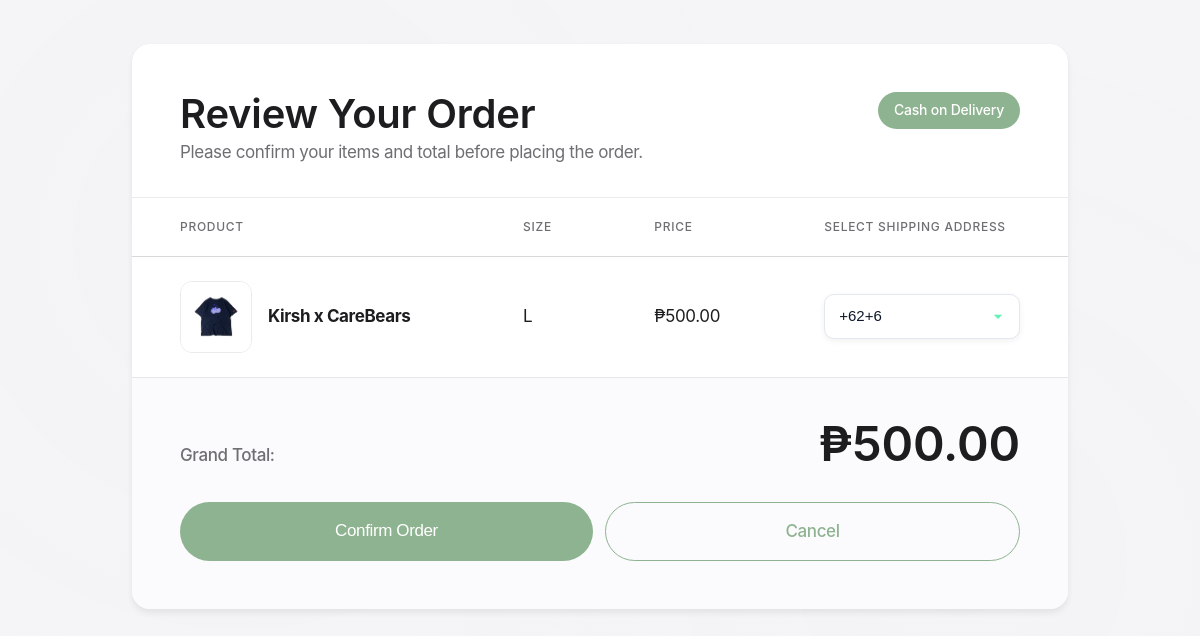
/checkout_review.php (signed in), run on the app's committed database.
### tables this page shows
CREATE TABLE `cart` (
  `id` int(11) NOT NULL,
  `user_id` int(11) NOT NULL,
  `product_id` int(11) NOT NULL,
  `quantity` int(11) DEFAULT 1,
  `size` varchar(10) DEFAULT NULL,
  `added_at` timestamp NOT NULL DEFAULT current_timestamp()
);

CREATE TABLE `inventory` (
  `id` int(11) NOT NULL,
  `name` varchar(255) NOT NULL,
  `image` varchar(255) NOT NULL,
  `category` varchar(255) NOT NULL,
  `size` varchar(3) NOT NULL,
  `price` int(12) NOT NULL
);

CREATE TABLE `users` (
  `id` int(12) NOT NULL,
  `Full_name` varchar(25) NOT NULL,
  `E_mail` varchar(25) NOT NULL,
  `Pass` varchar(255) NOT NULL,
  `F_name` varchar(255) NOT NULL,
  `L_name` varchar(255) NOT NULL,
  `number` varchar(16) NOT NULL,
  `birth_date` date DEFAULT NULL,
  `address` varchar(255) DEFAULT NULL,
  `address2` varchar(255) DEFAULT NULL,
  `address3` varchar(255) DEFAULT NULL,
  `country` varchar(255) NOT NULL
);

### checkout_review.php (the view, shortened to what this page needs)
<?php
include("db.php");
$user_id = $_SESSION['user_id'];
$stmtAddr = $conn->prepare("SELECT address, address2, address3 FROM users WHERE id=?");
$stmtAddr->bind_param("i", $user_id);
$stmtAddr->execute();
$userAddresses = $stmtAddr->get_result()->fetch_assoc();
$stmtCart = $conn->prepare("
    SELECT c.id AS cart_id, i.id AS product_id, i.name, i.size, i.price, i.image, c.quantity
    FROM cart c
    JOIN inventory i ON c.product_id = i.id
    WHERE c.user_id = ?
");
$stmtCart->bind_param("i", $user_id);
$stmtCart->execute();
$selectedItems = $stmtCart->get_result()->fetch_all(MYSQLI_ASSOC);
$grandTotal = array_reduce($selectedItems, function($carry, $item) {
    return $carry + ($item['price'] * $item['quantity']);
}, 0.0);
?>
<!DOCTYPE html>
<html lang="en">
<head>
<link rel="stylesheet" href="checkout.css">
</head>
<body>
<div class="review-container">
  <div class="review-card">
    <div class="review-header">
      <div>
        <h1>Review Your Order</h1>
        <p class="review-subtitle">Please confirm your items and total before placing the order.</p>
      </div>
      <span class="review-badge">Cash on Delivery</span>
    </div>
    <form method="POST">
      <div class="review-table-wrap">
        <table class="data-table">
          <thead>
            <tr>
              <th>Product</th>
              <th>Size</th>
              <th>Price</th>
              <th>Select Shipping Address</th>
            </tr>
          </thead>
          <tbody>
            <?php foreach ($selectedItems as $item): ?>
            <tr>
              <td>
                <div class="product-cell">
                  <img src="<?= htmlspecialchars($item['image']) ?>" alt="<?= htmlspecialchars($item['name']) ?>" class="product-thumb">
                  <div><strong><?= htmlspecialchars($item['name']) ?></strong></div>
                </div>
              </td>
              <td><?= htmlspecialchars($item['size']) ?></td>
              <td>₱<?= number_format($item['price'],2) ?></td>
              <td>
                <div class="select-wrapper">
                  <select name="shipping_address" id="shipping_address" class="styled-select" required>
                    <?php foreach (['address','address2','address3'] as $key): ?>
                      <?php if (!empty($userAddresses[$key])): ?>
                        <option value="<?= htmlspecialchars($userAddresses[$key]) ?>">
                          <?= htmlspecialchars($userAddresses[$key]) ?>
                        </option>
                      <?php endif; ?>
                    <?php endforeach; ?>
                  </select>
                </div>
              </td>
            </tr>
            <?php endforeach; ?>
          </tbody>
        </table>
      </div>
      <div class="review-footer">
        <div class="review-total">
          <span class="label">Grand Total:</span>
          <span>₱<?= number_format($grandTotal,2) ?></span>
        </div>
        <div class="review-actions">
          <button type="submit" name="confirm_order" class="btn btn-primary" onclick="return confirm('Are you sure you want to place this order?');">Confirm Order</button>
          <a href="userDashboard.php" class="btn btn-secondary">Cancel</a>
        </div>
      </div>
    </form>
  </div>
</div>
</body>
</html>

### checkout.css (style rules this page uses)
* { margin: 0; padding: 0; box-sizing: border-box; }
:root { --select-bg: #ffffff; --select-border: #e2e8f0; --select-text: #0f172a; --accent: #63f1b3; --shadow: rgba(2, 6, 23, 0.06); }
.select-wrapper { max-width: 420px; width: 100%; }
.styled-select { -webkit-appearance: none; -moz-appearance: none; appearance: none; width: 100%; box-sizing: border-box; padding: 12px 44px 12px 14px; font-size: 15px; line-height: 1.25; color: var(--select-text); background-size: 18px; border: 1px solid var(--select-border); border-radius: 10px; box-shadow: 0 2px 6px var(--shadow); transition: border-color 0.15s ease, box-shadow 0.15s ease, transform 0.06s ease; cursor: pointer; }
body { font-family: -apple-system, BlinkMacSystemFont, "SF Pro Display", "SF Pro Text", sans-serif; background: #f5f5f7; min-height: 100vh; padding: 0; position: relative; overflow-x: hidden; color: #1d1d1f; line-height: 1.47059; font-weight: 400; letter-spacing: -0.022em; }
body::before { content: ""; position: fixed; top: 0; left: 0; right: 0; bottom: 0; background: radial-gradient( circle at 20% 30%, rgba(142, 179, 144, 0.02) 0%, transparent 50% ), radial-gradient( circle at 80% 70%, rgba(167, 196, 168, 0.02) 0%, transparent 50% ); pointer-events: none; }
.review-container { max-width: 980px; margin: 0 auto; padding: 44px 22px 88px; position: relative; }
.review-card { background: #ffffff; border-radius: 18px; overflow: hidden; box-shadow: 0 4px 6px rgba(0, 0, 0, 0.07), 0 0 1px rgba(0, 0, 0, 0.08); }
.review-header { padding: 48px 48px 32px; border-bottom: 0.5px solid rgba(0, 0, 0, 0.08); display: flex; justify-content: space-between; align-items: flex-start; gap: 24px; }
.review-header h1 { font-size: 40px; font-weight: 600; letter-spacing: -0.005em; color: #1d1d1f; margin-bottom: 4px; line-height: 1.1; }
.review-subtitle { font-size: 17px; color: #6e6e73; font-weight: 400; letter-spacing: -0.022em; line-height: 1.47059; }
.review-badge { background: #8eb390; padding: 8px 16px; border-radius: 980px; font-weight: 500; font-size: 14px; color: #ffffff; letter-spacing: -0.016em; white-space: nowrap; }
.review-table-wrap { padding: 0; }
.data-table { width: 100%; border-collapse: collapse; background: transparent; }
.data-table thead { background: transparent; }
.data-table thead th { padding: 20px 48px; text-align: left; font-weight: 500; font-size: 12px; text-transform: uppercase; letter-spacing: 0.06em; color: #6e6e73; border-bottom: 0.5px solid rgba(0, 0, 0, 0.08); }
.data-table tbody tr { border-bottom: 0.5px solid rgba(0, 0, 0, 0.04); transition: background-color 0.2s ease; }
.data-table tbody tr:last-child { border-bottom: none; }
.data-table td { padding: 24px 48px; color: #1d1d1f; font-size: 17px; font-weight: 400; vertical-align: middle; letter-spacing: -0.022em; }
.product-cell { display: flex; align-items: center; gap: 16px; }
.product-thumb { width: 72px; height: 72px; object-fit: cover; border-radius: 12px; border: 0.5px solid rgba(0, 0, 0, 0.08); transition: all 0.3s ease; }
.review-footer { background: #fbfbfd; padding: 40px 48px 48px; border-top: 0.5px solid rgba(0, 0, 0, 0.08); }
.review-total { display: flex; justify-content: space-between; align-items: baseline; margin-bottom: 32px; padding: 0; }
.review-total .label { font-size: 17px; font-weight: 500; color: #6e6e73; letter-spacing: -0.022em; }
.review-total span:last-child { font-size: 48px; font-weight: 600; color: #1d1d1f; letter-spacing: -0.003em; line-height: 1.08349; }
.review-actions { display: flex; gap: 12px; flex-wrap: wrap; }
.btn { padding: 16px 32px; border: none; border-radius: 980px; font-size: 17px; font-weight: 400; cursor: pointer; transition: all 0.3s ease; text-decoration: none; display: inline-flex; align-items: center; justify-content: center; text-align: center; flex: 1; min-width: 200px; letter-spacing: -0.022em; position: relative; overflow: hidden; }
.btn-primary { background: #8eb390; color: #ffffff; border: none; font-weight: 500; }
.btn-secondary { background: transparent; color: #8eb390; border: 1.5px solid #8eb390; font-weight: 500; }
html { scroll-behavior: smooth; }

### data on the page
cart: product.name (picture), product.name "Kirsh x CareBears", product.size "L", product.price "500.00", shipping_address "+62+6", grandTotal "500.00"
